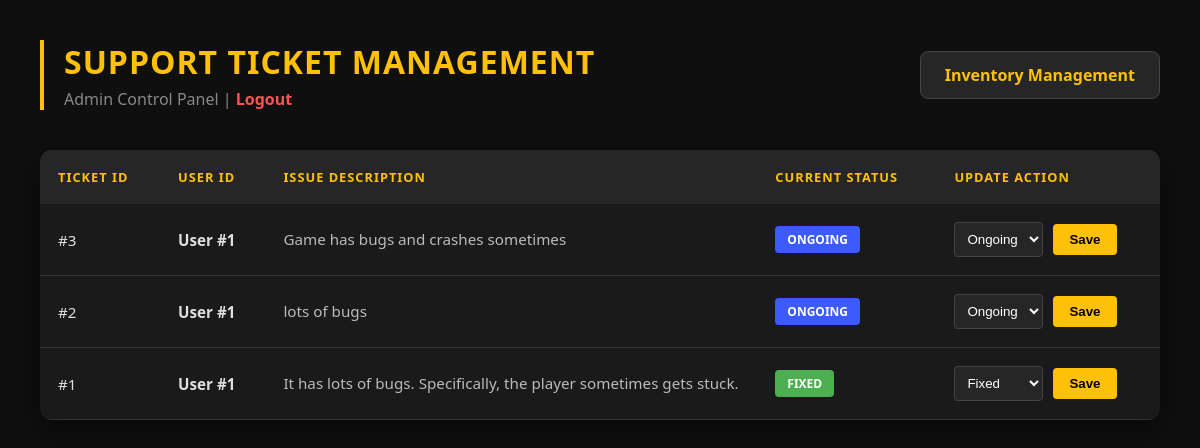
/handle.php, run on the app's committed database.
### tables this page shows
CREATE TABLE `support_ticket` (
  `ticket_id` int(11) NOT NULL,
  `user_id` int(11) NOT NULL,
  `title` varchar(255) NOT NULL,
  `description` text NOT NULL,
  `status` varchar(20) DEFAULT NULL
);

### handle.php (the view, shortened to what this page needs)
<?php
require_once('DBconnect.php');
$sql = "SELECT * FROM support_ticket ORDER BY ticket_id DESC";
$result = mysqli_query($conn, $sql);
?>
<!DOCTYPE html>
<html lang="en">
<head>
</head>
<body>
<div class="header-container">
    <div class="header-left">
        <h1>Support Ticket Management</h1>
        <p>Admin Control Panel | <a class="logout" href="index.php">Logout</a></p>
    </div>
    <a href="manage.php" class="btn-forward">
        Inventory Management
    </a>
</div>
<table>
    <thead>
        <tr>
            <th>Ticket ID</th>
            <th>User ID</th>
            <th>Issue Description</th>
            <th>Current Status</th>
            <th>Update Action</th>
        </tr>
    </thead>
    <tbody>
        <?php while($row = mysqli_fetch_assoc($result)):
            $display_status = $row['status'] ?: "New";
        ?>
        <tr>
            <td>#<?php echo $row['ticket_id']; ?></td>
            <td><strong>User #<?php echo $row['user_id']; ?></strong></td>
            <td class="desc-cell"><?php echo htmlspecialchars($row['description']); ?></td>
            <td>
                <span class="status-badge <?php echo $display_status; ?>">
                    <?php echo $display_status; ?>
                </span>
            </td>
            <td>
                <form method="POST" style="display:flex; gap:10px; align-items: center;">
                    <select name="new_status">
                        <option value="Ongoing" <?php if($row['status'] == 'Ongoing') echo 'selected'; ?>>Ongoing</option>
                        <option value="Fixed" <?php if($row['status'] == 'Fixed') echo 'selected'; ?>>Fixed</option>
                    </select>
                    <button type="submit" name="update_status" class="btn-update">Save</button>
                </form>
            </td>
        </tr>
        <?php endwhile; ?>
    </tbody>
</table>
</body>
</html>

### handle.php (style rules this page uses)
:root { --bg: #0f0f0f; --card: #1a1a1a; --accent: #ffc107; --text: #e0e0e0; --btn-hover: #ffca2c; }
body { font-family: 'Segoe UI', sans-serif; background: var(--bg); color: var(--text); padding: 40px; margin: 0; }
.header-container { display: flex; justify-content: space-between; align-items: center; margin-bottom: 40px; }
.header-left { border-left: 4px solid var(--accent); padding-left: 20px; }
.header-left h1 { color: var(--accent); letter-spacing: 1px; margin: 0; text-transform: uppercase; }
.header-left p { margin: 5px 0 0 0; color: #888; }
.btn-forward { display: inline-flex; align-items: center; background: #262626; color: var(--accent); padding: 12px 24px; border-radius: 8px; text-decoration: none; font-weight: bold; border: 1px solid #444; transition: all 0.3s ease; }
table { width: 100%; border-collapse: collapse; background: var(--card); border-radius: 12px; overflow: hidden; box-shadow: 0 10px 30px rgba(0,0,0,0.5); }
th { background: #262626; color: var(--accent); text-align: left; padding: 18px; font-size: 0.8rem; text-transform: uppercase; letter-spacing: 1px; }
td { padding: 18px; border-bottom: 1px solid #333; font-size: 0.95rem; }
.desc-cell { max-width: 400px; line-height: 1.6; color: #bbb; }
.status-badge { padding: 5px 12px; border-radius: 4px; font-size: 0.75rem; font-weight: bold; display: inline-block; text-transform: uppercase; }
.Ongoing { background: #3d5afe; color: white; }
.Fixed { background: #4caf50; color: white; }
select { background: #262626; color: white; border: 1px solid #444; padding: 8px; border-radius: 4px; outline: none; }
.btn-update { background: var(--accent); color: #000; border: none; padding: 8px 16px; border-radius: 4px; font-weight: bold; cursor: pointer; transition: 0.2s; }
.logout { color: #ff5252; text-decoration: none; font-weight: bold; }

### data on the page
support_ticket: ticket_id "3", user "1", description "Game has bugs and crashes sometimes", status "ONGOING", new_status "Ongoing"
support_ticket: ticket_id "2", user "1", description "lots of bugs", status "ONGOING", new_status "Ongoing"
support_ticket: ticket_id "1", user "1", description "It has lots of bugs. Specifically, the player sometimes gets stuck.", status "FIXED", new_status "Fixed"
